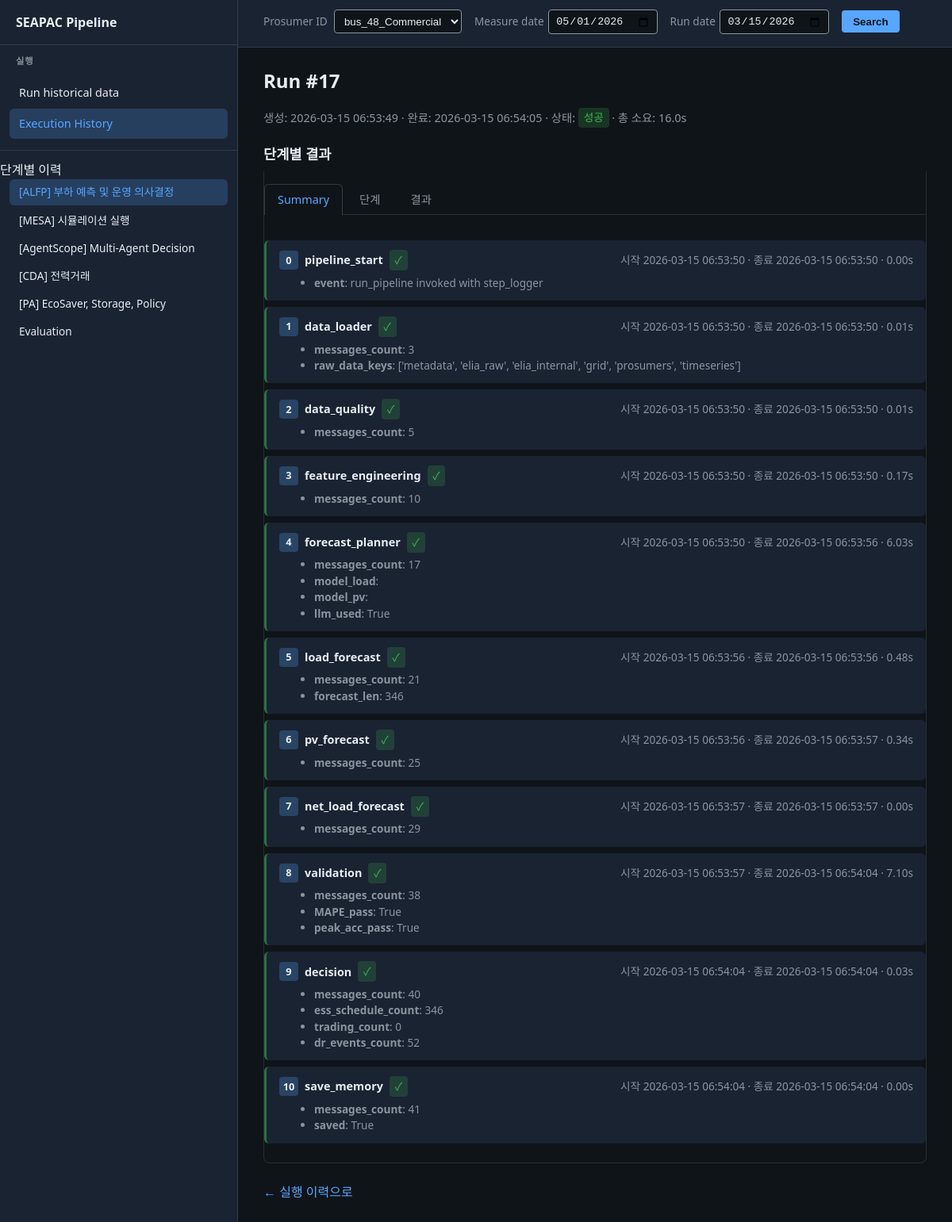
The app's page /runs/17 with its own data.
### tables this page shows
CREATE TABLE pipeline_run (
                id INTEGER PRIMARY KEY AUTOINCREMENT,
                created_at TEXT NOT NULL,
                finished_at TEXT,
                status TEXT NOT NULL DEFAULT 'running',
                total_elapsed_sec REAL,
                args_json TEXT,
                error_message TEXT
            , measure_date TEXT);

CREATE TABLE alfp_agent_step (
                id INTEGER PRIMARY KEY AUTOINCREMENT,
                run_id INTEGER NOT NULL,
                stage_order INTEGER NOT NULL,
                agent_name TEXT NOT NULL,
                step_order INTEGER NOT NULL,
                started_at TEXT NOT NULL,
                finished_at TEXT,
                elapsed_sec REAL,
                ok INTEGER NOT NULL DEFAULT 1,
                summary_json TEXT,
                error_text TEXT,
                FOREIGN KEY (run_id) REFERENCES pipeline_run(id)
            );

### pipeline_dashboard/app.py (the view)
@app.route("/runs/<int:run_id>")
def run_detail(run_id: int):
    init_db(_db_path())
    run = get_run_with_stages(run_id, db_path=_db_path())
    if run is None:
        abort(404)
    stages = run.get("stages", [])
    tabs = _stages_for_tabs(stages)
    db_path = _db_path()
    alfp_agent_steps = get_alfp_agent_steps(run_id, stage_order=1, db_path=db_path)
    if alfp_agent_steps is None:
        alfp_agent_steps = []
    log.info("run_detail run_id=%s alfp_agent_steps count=%s db=%s", run_id, len(alfp_agent_steps), db_path)
    current_tab = request.args.get("tab", "1")
    prosumer_options = _prosumer_options(_db_path())
    search_run_date = (run.get("created_at") or "")[:10]
    search_prosumer = (run.get("args") or {}).get("prosumer") or ""
    search_measure_date = run.get("measure_date") or ""
    return render_template(
        "run_detail.html",
        run=run,
        current_tab=current_tab,
        current_path=request.path,
        prosumer_options=prosumer_options,
        search_run_date=search_run_date,
        search_prosumer=search_prosumer,
        search_measure_date=search_measure_date,
        alfp_agent_steps=alfp_agent_steps,
        **tabs,
    )

### pipeline_dashboard/app.py (called while the page is built)
@app.before_request
def _log_request():
    log.info("Request  %s  %s", request.method, request.path)

def _output_dir() -> str:
    return os.environ.get("PIPELINE_DB_DIR", "output")

def _db_path() -> Path:
    db_dir = _output_dir()
    return get_db_path(PROJECT_ROOT / db_dir)

def _prosumer_options(db_path: Path):
    all_runs = get_runs(limit=500, db_path=db_path)
    prosumer_set = {r.get("args", {}).get("prosumer") for r in all_runs if (r.get("args") or {}).get("prosumer")}
    prosumer_set.add("bus_48_Commercial")
    return sorted(prosumer_set)

### pipeline_dashboard/db.py (called while the page is built)
def get_db_path(db_dir: Path | str | None = None) -> Path:
    if db_dir is None:
        db_dir = _DEFAULT_DB_DIR
    return Path(db_dir) / _DB_FILENAME

def _connect(db_path: Path) -> sqlite3.Connection:
    db_path.parent.mkdir(parents=True, exist_ok=True)
    conn = sqlite3.connect(str(db_path))
    conn.row_factory = sqlite3.Row
    return conn

### pipeline_dashboard/templates/run_detail.html (shortened to what this page needs)
{% extends "base.html" %}
{% block main_top %}
  <form class="search-bar step-search-bar" method="get" action="{{ url_for('run_detail_by_search') }}" id="step-search-form">
    <span><label for="step-search-prosumer">Prosumer ID</label>
      <select name="prosumer" id="step-search-prosumer">
        {% for p in (prosumer_options or []) %}
        <option value="{{ p|e }}" {% if p == search_prosumer %}selected{% endif %}>{{ p }}</option>
        {% endfor %}
      </select>
    </span>
    <span class="date-field">
      <label for="step-search-measure-date">Measure date</label>
      <input type="date" id="step-search-measure-date" name="measure_date" value="{{ search_measure_date|e }}" aria-label="Measure date">
    </span>
    <span class="date-field">
      <label for="step-search-run-date">Run date</label>
      <input type="date" id="step-search-run-date" name="run_date" value="{{ search_run_date|e }}" aria-label="Run date">
    </span>
    <button type="submit">Search</button>
  </form>
{% endblock %}
{% block content %}
  <h1>Run #{{ run.id }}</h1>
  <div class="run-meta">
    생성: {{ run.created_at }}
    {% if run.finished_at %} · 완료: {{ run.finished_at }}{% endif %}
    · 상태:
    {% if run.status == 'success' %}
      <span class="badge badge-success">성공</span>
    {% elif run.status == 'failure' %}
      <span class="badge badge-failure">실패</span>
    {% else %}
      <span class="badge badge-running">실행 중</span>
    {% endif %}
    {% if run.total_elapsed_sec is not none %}
      · 총 소요: {{ "%.1f"|format(run.total_elapsed_sec) }}s
    {% endif %}
  </div>
  <h2 style="font-size: 1.1rem; margin: 1.25rem 0 0.5rem 0;">단계별 결과</h2>
  {% set _ct = current_tab|default('1') %}
  <div id="tab-1" class="detail-panel {% if _ct == '1' %}active{% endif %}">
    <div class="sub-tabs" role="tablist">
      <a href="#" class="sub-tab active" data-subtab="sub-summary" role="tab" aria-selected="true">Summary</a>
      <a href="#" class="sub-tab" data-subtab="sub-steps" role="tab" aria-selected="false">단계</a>
      <a href="#" class="sub-tab" data-subtab="sub-result" role="tab" aria-selected="false">결과</a>
    </div>
    <div id="sub-summary" class="sub-panel active" role="tabpanel">
      {% if (alfp_agent_steps or []) %}
      <div class="alfp-agent-steps">
        {% for step in (alfp_agent_steps or []) %}
        <div class="agent-step {% if not step.ok %}agent-step-fail{% endif %}">
          <div class="agent-step-header">
            <span class="agent-step-order">{{ step.step_order }}</span>
            <span class="agent-step-name">{{ step.agent_name }}</span>
            {% if step.ok %}<span class="badge badge-success">✓</span>{% else %}<span class="badge badge-failure">✗</span>{% endif %}
            <span class="agent-step-time">시작 {{ step.started_at }}{% if step.finished_at %} · 종료 {{ step.finished_at }}{% endif %}{% if step.elapsed_sec is not none %} · {{ "%.2f"|format(step.elapsed_sec) }}s{% endif %}</span>
          </div>
          {% if step.summary and step.summary.items() %}
          <ul class="agent-step-summary">{% for key, val in step.summary.items() %}<li><strong>{{ key }}</strong>: {{ val }}</li>{% endfor %}</ul>
          {% else %}
          <p class="agent-step-summary" style="margin: 0.35rem 0 0 1.75rem; color: var(--muted);">summary 없음</p>
          {% endif %}
        </div>
        {% endfor %}
      </div>
      {% else %}
      <p class="no-content">기록된 Agent 단계가 없습니다.</p>
      {% endif %}
    </div>
  </div>
  <p style="margin-top: 1.5rem;"><a href="/">← 실행 이력으로</a></p>
{% endblock %}

### records on screen
pipeline_run: measure_date "05/01/2026", id "17", created_at "2026-03-15 06:53:49", finished_at "2026-03-15 06:54:05", total_elapsed_sec "16.0"
alfp_agent_step: step_order "0", agent_name "pipeline_start", started_at "2026-03-15 06:53:50", finished_at "2026-03-15 06:53:50", elapsed_sec "0.00", summary "event", summary "run_pipeline invoked with step_logger"
alfp_agent_step: step_order "1", agent_name "data_loader", started_at "2026-03-15 06:53:50", finished_at "2026-03-15 06:53:50", elapsed_sec "0.01", summary "messages_count" "raw_data_keys", summary "3" "['metadata', 'elia_raw', 'elia_internal', 'grid', 'prosumers', 'timeseries']"
alfp_agent_step: step_order "2", agent_name "data_quality", started_at "2026-03-15 06:53:50", finished_at "2026-03-15 06:53:50", elapsed_sec "0.01", summary "messages_count", summary "5"
alfp_agent_step: step_order "3", agent_name "feature_engineering", started_at "2026-03-15 06:53:50", finished_at "2026-03-15 06:53:50", elapsed_sec "0.17", summary "messages_count", summary "10"
alfp_agent_step: step_order "4", agent_name "forecast_planner", started_at "2026-03-15 06:53:50", finished_at "2026-03-15 06:53:56", elapsed_sec "6.03", summary "messages_count" "model_load" "model_pv" "llm_used", summary "17" "True"
alfp_agent_step: step_order "5", agent_name "load_forecast", started_at "2026-03-15 06:53:56", finished_at "2026-03-15 06:53:56", elapsed_sec "0.48", summary "messages_count" "forecast_len", summary "21" "346"
alfp_agent_step: step_order "6", agent_name "pv_forecast", started_at "2026-03-15 06:53:56", finished_at "2026-03-15 06:53:57", elapsed_sec "0.34", summary "messages_count", summary "25"
alfp_agent_step: step_order "7", agent_name "net_load_forecast", started_at "2026-03-15 06:53:57", finished_at "2026-03-15 06:53:57", elapsed_sec "0.00", summary "messages_count", summary "29"
alfp_agent_step: step_order "8", agent_name "validation", started_at "2026-03-15 06:53:57", finished_at "2026-03-15 06:54:04", elapsed_sec "7.10", summary "messages_count" "MAPE_pass" "peak_acc_pass", summary "38" "True" "True"
alfp_agent_step: step_order "9", agent_name "decision", started_at "2026-03-15 06:54:04", finished_at "2026-03-15 06:54:04", elapsed_sec "0.03", summary "messages_count" "ess_schedule_count" "trading_count" "dr_events_count", summary "40" "346" "0" "52"
alfp_agent_step: step_order "10", agent_name "save_memory", started_at "2026-03-15 06:54:04", finished_at "2026-03-15 06:54:04", elapsed_sec "0.00", summary "messages_count" "saved", summary "41" "True"

### other values on screen
form field prosumer "bus_48_Commercial"
